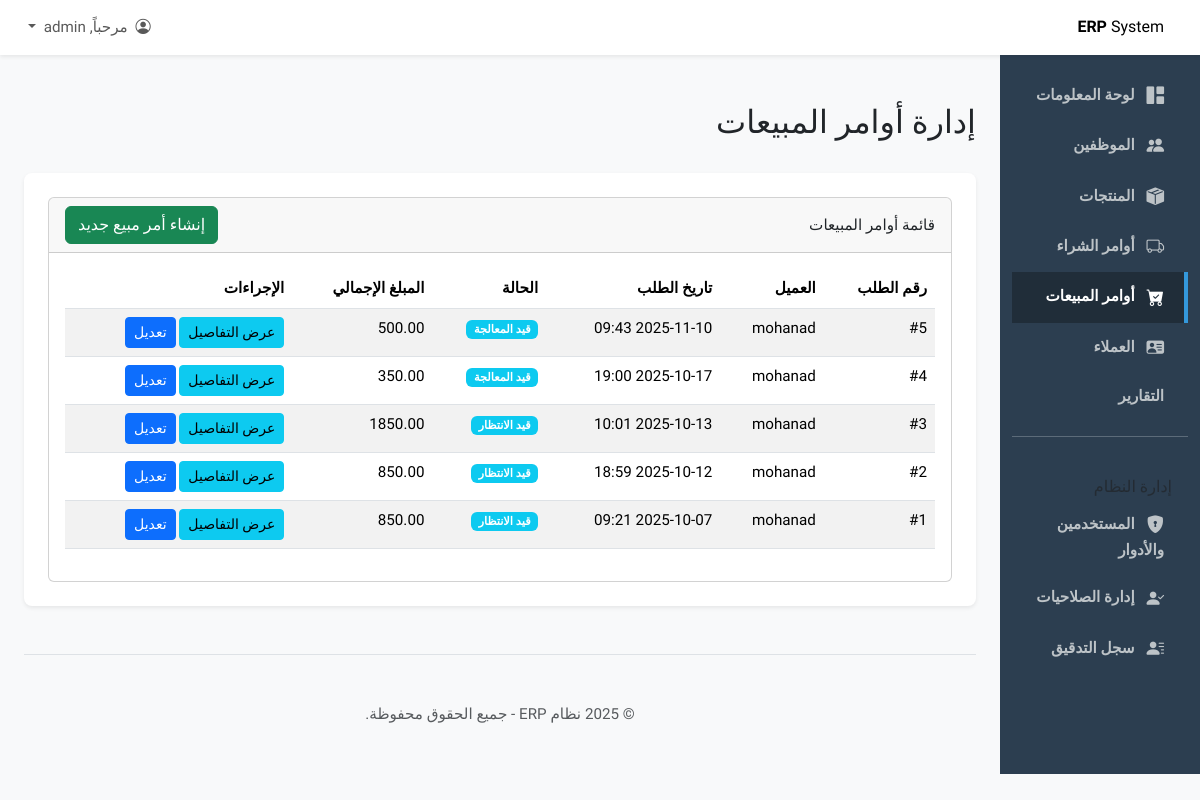
/customers/orders/ (signed in), run on an earlier commit of the app's database.
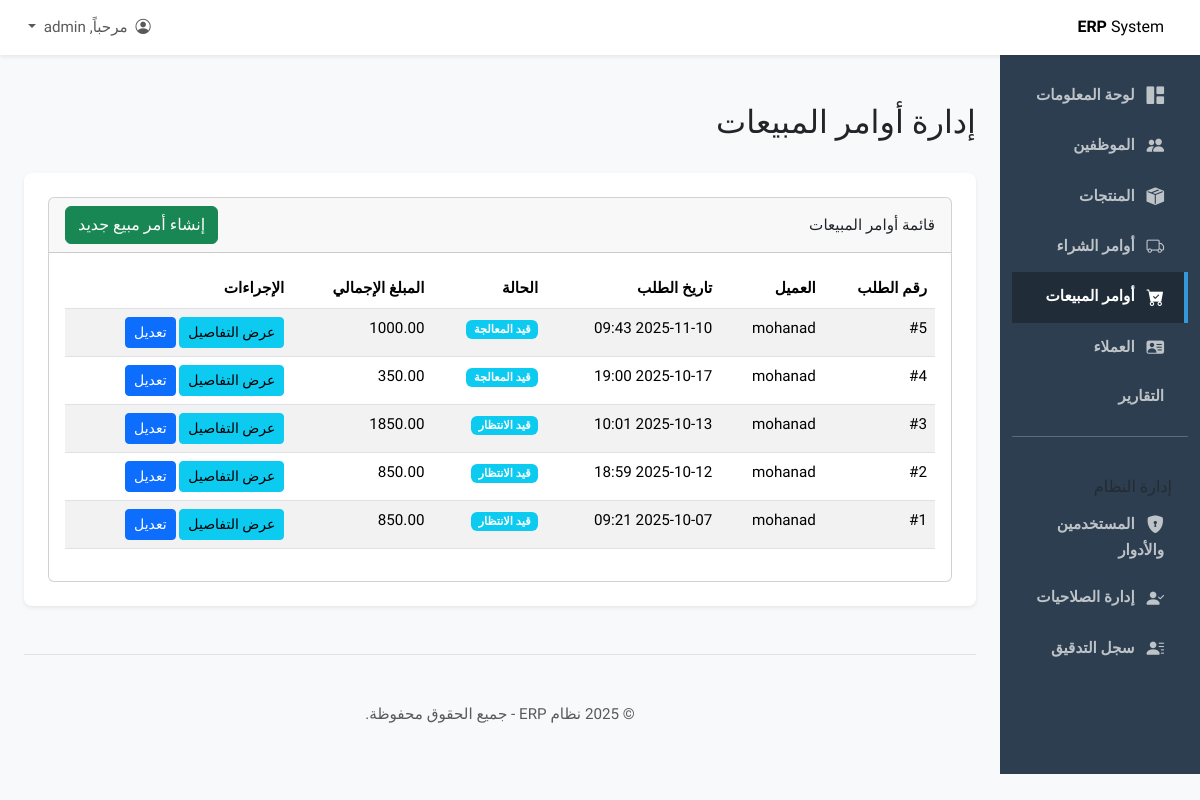
And on a later commit of the database.
### sales/models.py (models this page shows, shortened)
class SalesOrder(models.Model):
    STATUS_CHOICES = [
        ('PENDING', 'قيد الانتظار'),
        ('PROCESSING', 'قيد المعالجة'),
        ('SHIPPED', 'تم الشحن'),
        ('DELIVERED', 'تم التسليم'),
        ('CANCELLED', 'ملغى'),
    ]
    customer = models.ForeignKey(Customer, on_delete=models.CASCADE, verbose_name="العميل")
    order_date = models.DateTimeField(default=timezone.now, verbose_name="تاريخ الطلب")
    status = models.CharField(max_length=20, choices=STATUS_CHOICES, default='PENDING', verbose_name="حالة الطلب")
    total_amount = models.DecimalField(max_digits=10, decimal_places=2, default=0.00, verbose_name="المبلغ الإجمالي")
    created_by = models.ForeignKey(Employee, on_delete=models.SET_NULL, null=True, blank=True, verbose_name="تم إنشاؤه بواسطة")
    history = HistoricalRecords()
    class Meta:
        verbose_name = "أمر مبيع"
        verbose_name_plural = "أوامر المبيعات"

class Customer(models.Model):
    name = models.CharField(max_length=200, verbose_name="اسم العميل")
    email = models.EmailField(blank=True, null=True, verbose_name="البريد الإلكتروني")
    phone_number = models.CharField(max_length=20, blank=True, null=True, verbose_name="رقم الهاتف")
    address = models.TextField(blank=True, null=True, verbose_name="العنوان")
    class Meta:
        verbose_name = "العميل"
        verbose_name_plural = "العملاء"

### sales/views.py (the view)
# urls.py: path('', views.sales_order_list_view, name='sales_order_list'),
@login_required
@permission_required('sales.view_salesorder', raise_exception=True)
def sales_order_list_view(request):
    orders = SalesOrder.objects.all().order_by('-order_date') # عرض الأحدث أولاً
    return render(request, 'sales/sales_order_list.html', {'orders': orders})

### sales/templates/sales/sales_order_list.html (shortened to what this page needs)
{% extends "base.html" %}
{% block page_title %}إدارة أوامر المبيعات{% endblock %}
{% block content %}
<div class="card">
    <div class="card-header d-flex justify-content-between align-items-center">
        <span>قائمة أوامر المبيعات</span>
        {% if perms.sales.add_salesorder %}
            <a href="{% url 'sales_order_add' %}" class="btn btn-success">إنشاء أمر مبيع جديد</a>
        {% endif %}
    </div>
    <div class="card-body">
        <div class="table-responsive">
            <table class="table table-striped table-hover">
                <thead>
                    <tr>
                        <th>رقم الطلب</th>
                        <th>العميل</th>
                        <th>تاريخ الطلب</th>
                        <th>الحالة</th>
                        <th>المبلغ الإجمالي</th>
                        {% if perms.sales.view_salesorder or perms.sales.change_salesorder %}
                            <th>الإجراءات</th>
                        {% endif %}
                    </tr>
                </thead>
                <tbody>
                    {% for order in orders %}
                    <tr>
                        <td>#{{ order.id }}</td>
                        <td>{{ order.customer.name }}</td>
                        <td>{{ order.order_date|date:"Y-m-d H:i" }}</td>
                        <td><span class="badge bg-info">{{ order.get_status_display }}</span></td>
                        <td>{{ order.total_amount }}</td>
                        {% if perms.sales.view_salesorder or perms.sales.change_salesorder %}
                        <td>
                            {% if perms.sales.view_salesorder %}
                                <a href="{% url 'sales_order_detail' pk=order.pk %}" class="btn btn-sm btn-info">عرض
                                    التفاصيل</a>
                            {% endif %}
                            {% if perms.sales.change_salesorder %}
                                <a href="{% url 'sales_order_edit' pk=order.pk %}" class="btn btn-sm btn-primary">تعديل</a>
                            {% endif %}
                        </td>
                        {% endif %}
                    </tr>
                    {% empty %}
                    <tr>
                        <td colspan="6" class="text-center">لا يوجد أوامر مبيعات لعرضها.</td>
                    </tr>
                    {% endfor %}
                </tbody>
            </table>
        </div>
    </div>
</div>
{% endblock %}

What changed in the data, as far as the page shows it:
changed SalesOrder id 5: total_amount "500.00" → "1000.00"
